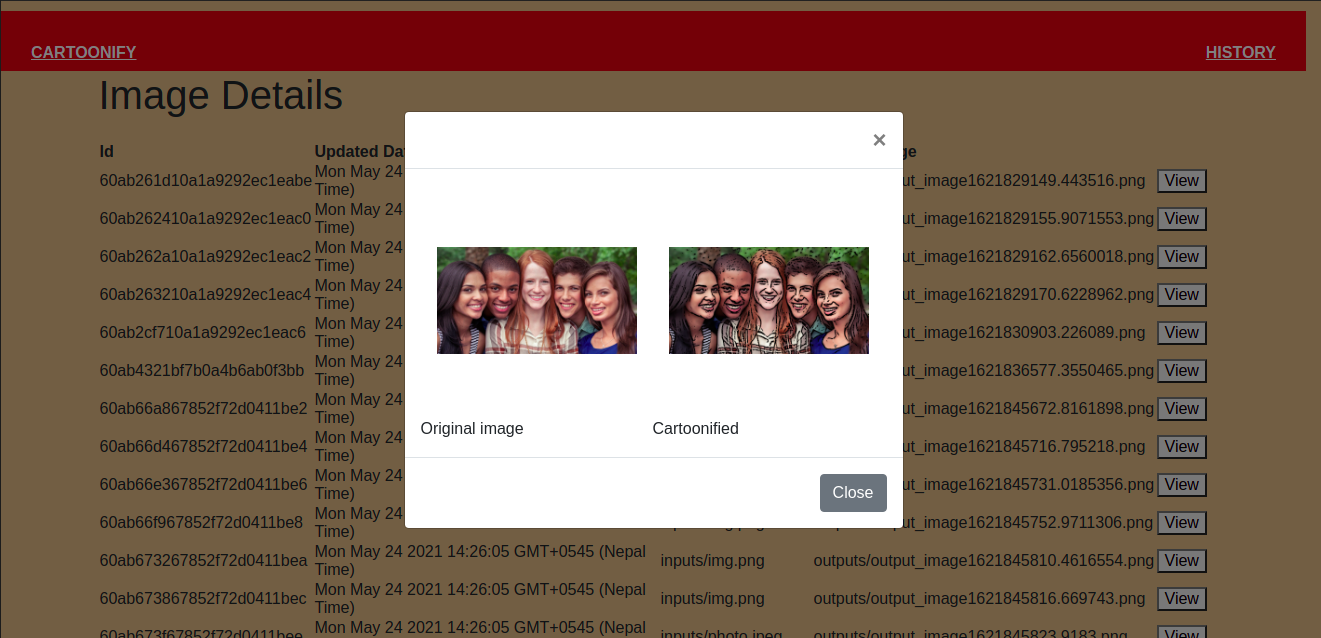
#> input picture history_page.png, 1321 x 638 px
$ python script.py history_page.png 5
#> lines starting #> are read from the running program, lines starting #| are printed output that depends on the picture; after the words box and inside, x2 and y2 are one past the last pixel; in counts of white or black regions, pixels touching at a corner belong together
import cv2
import numpy as np
import sys
import json,time
image_name = 'output_image'+str(time.time())+".png"

#Reading image
img = cv2.imread(sys.argv[1])
#> img is the input picture: shape (638, 1321, 3); mean B, G, R 96.4, 112.1, 136.1

# Detecting edges of the input image
edges = cv2.Canny(img, 100, 200)
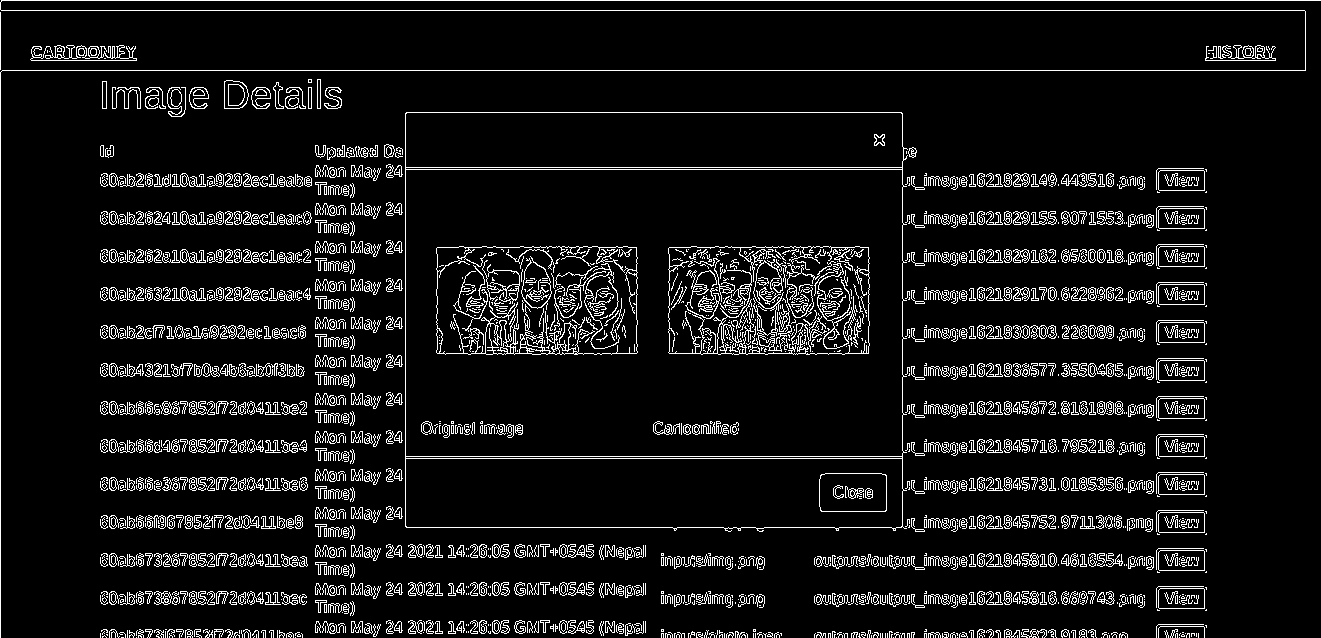
#> edges: shape (638, 1321); 8.3% white in thin lines or dots

gray = cv2.cvtColor(img, cv2.COLOR_BGR2GRAY)
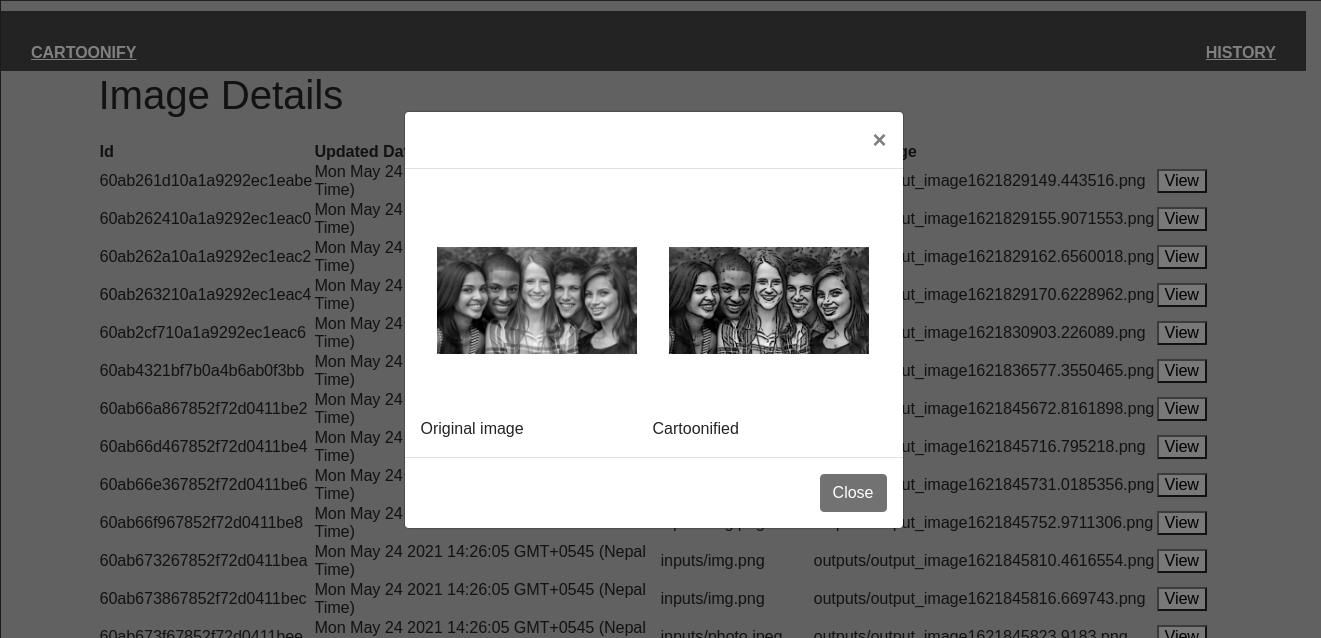
#> gray: shape (638, 1321); min 0, max 255, mean 117.5
edges = cv2.adaptiveThreshold(gray, 255, cv2.ADAPTIVE_THRESH_MEAN_C, cv2.THRESH_BINARY, 9, 5)
#> edges: shape (638, 1321); 89% white; 1315 black regions (306 under 20 px), largest, box (x1, y1, x2, y2) and area: (0, 0, 1321, 638) 12548, (437, 247, 637, 354) 8732, (669, 247, 869, 354) 8531

gray = cv2.cvtColor(img, cv2.COLOR_BGR2GRAY)


gray_1 = cv2.medianBlur(gray, int(sys.argv[2]))
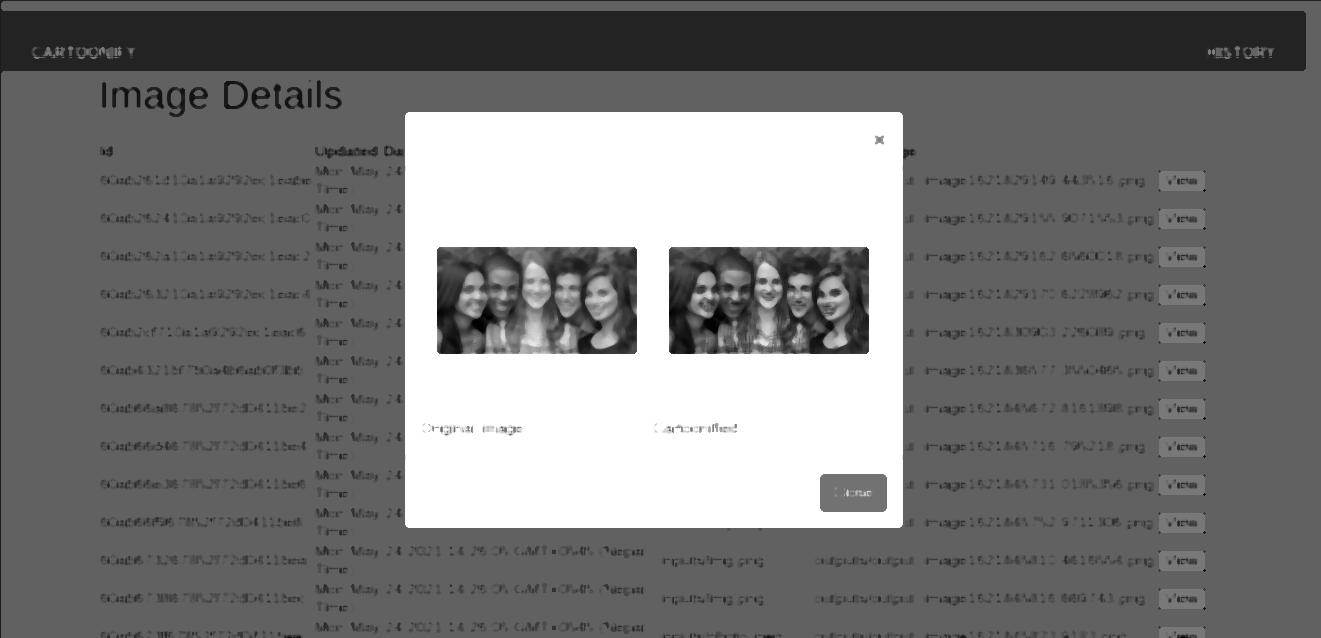
#> gray_1: shape (638, 1321); min 1, max 255, mean 119.9

edges = cv2.adaptiveThreshold(gray_1, 255, cv2.ADAPTIVE_THRESH_MEAN_C, cv2.THRESH_BINARY, 9, 5)
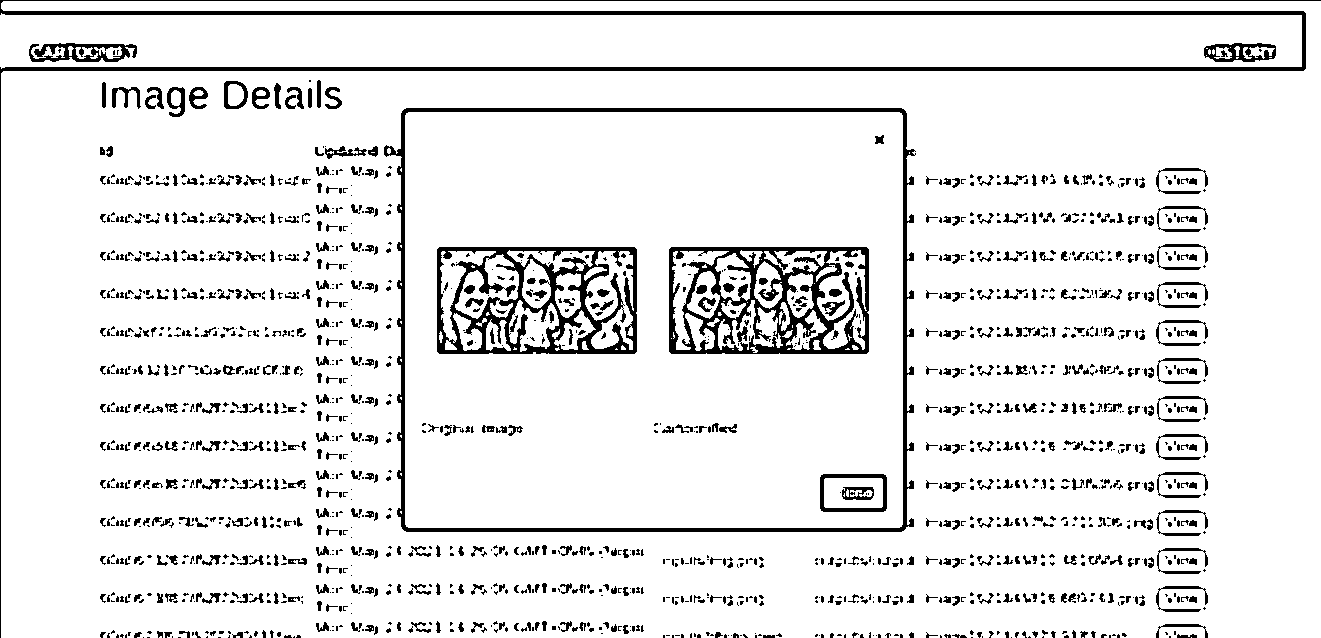
#> edges: shape (638, 1321); 90.7% white; 1716 black regions (1121 under 20 px), largest, box (x1, y1, x2, y2) and area: (0, 0, 1321, 638) 12547, (669, 247, 869, 354) 8901, (437, 247, 637, 354) 8214

# Cartoonifying the image
color = cv2.bilateralFilter(img, d=9, sigmaColor=200,sigmaSpace=200)
cartoon = cv2.bitwise_and(color, color, mask=edges)
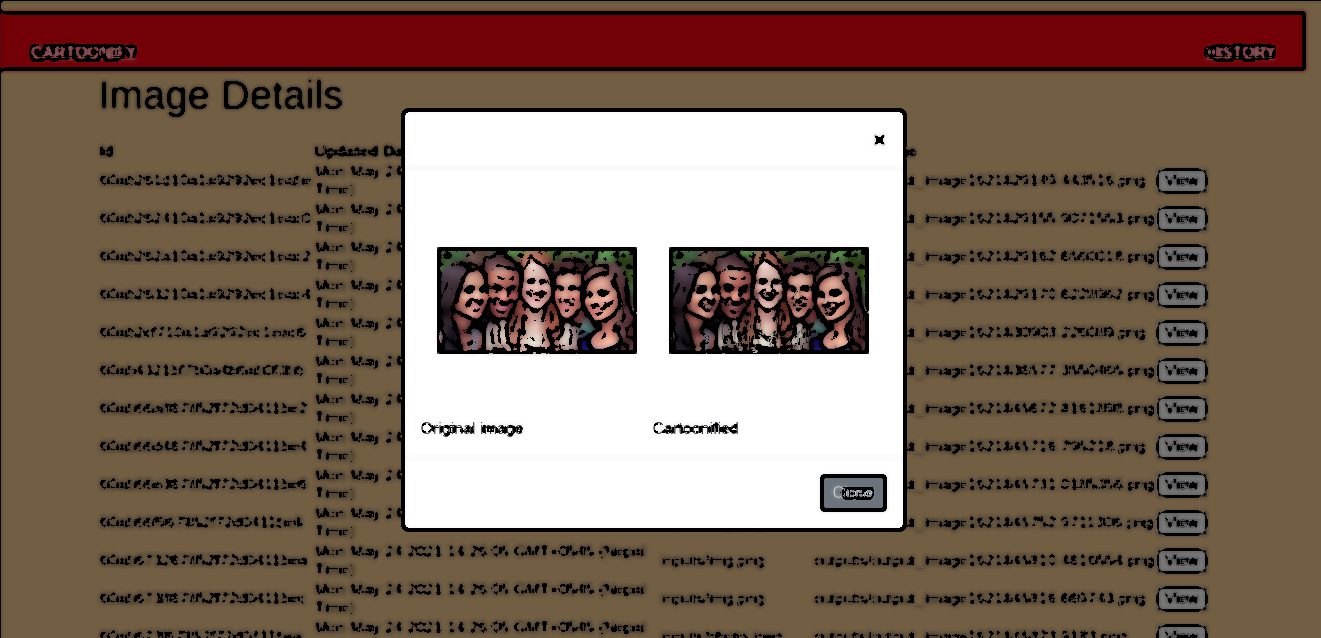
#> cartoon: shape (638, 1321, 3); mean B, G, R 91.7, 106.6, 128

cv2.imwrite('./public/outputs/'+image_name ,cartoon)

details = {
        'output_img_path': 'outputs/'+image_name
    }
print(json.dumps(details))

# cv2.imshow('cartoonify',cartoon)

cv2.waitKey(0)
